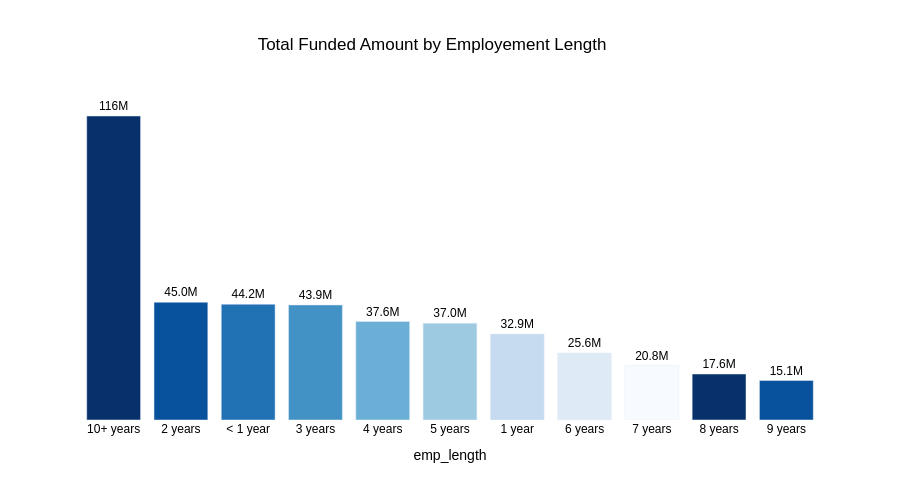

Write notebook code for a chart like this one.
### Markdown cell above
### 📊 Total Funded Amount by Employment Length

### Code cell
total_funded_amount_emp_length = data.groupby('emp_length')['loan_amount'].sum().reset_index().sort_values(by='loan_amount', ascending=False)


fig = px.bar(data_frame= total_funded_amount_emp_length, x='emp_length', y='loan_amount',text_auto='.3s',color='emp_length',
             title='Total Funded Amount by Employement Length',color_discrete_sequence=px.colors.sequential.Blues_r,height=500)
fig.update_xaxes(showgrid = False)
fig.update_yaxes(showgrid = False,showticklabels=False,title_text=None)
fig.update_layout(
    title_x = 0.48,
    paper_bgcolor = 'white',
    plot_bgcolor = 'white',
    font = dict(family = 'arial', color = 'black'),
    showlegend = False
     
    
)
fig.update_traces(
    textposition = 'outside'
)
fig.show()

### Figure 1 — Plotly figure (JSON) as saved in the notebook; plotly's stock layout.template omitted (floating-point values rounded to 4 significant figures)
{"data": [{"hovertemplate": "emp_length=%{x}<br>loan_amount=%{y}<extra></extra>", "legendgroup": "10+ years", "marker": {"color": "rgb(8,48,107)", "pattern": {"shape": ""}}, "name": "10+ years", "orientation": "v", "showlegend": true, "textposition": "outside", "texttemplate": "%{y:.3s}", "type": "bar", "x": ["10+ years"], "xaxis": "x", "y": [116115950], "yaxis": "y"}, {"hovertemplate": "emp_length=%{x}<br>loan_amount=%{y}<extra></extra>", "legendgroup": "2 years", "marker": {"color": "rgb(8,81,156)", "pattern": {"shape": ""}}, "name": "2 years", "orientation": "v", "showlegend": true, "textposition": "outside", "texttemplate": "%{y:.3s}", "type": "bar", "x": ["2 years"], "xaxis": "x", "y": [44967975], "yaxis": "y"}, {"hovertemplate": "emp_length=%{x}<br>loan_amount=%{y}<extra></extra>", "legendgroup": "< 1 year", "marker": {"color": "rgb(33,113,181)", "pattern": {"shape": ""}}, "name": "< 1 year", "orientation": "v", "showlegend": true, "textposition": "outside", "texttemplate": "%{y:.3s}", "type": "bar", "x": ["< 1 year"], "xaxis": "x", "y": [44210625], "yaxis": "y"}, {"hovertemplate": "emp_length=%{x}<br>loan_amount=%{y}<extra></extra>", "legendgroup": "3 years", "marker": {"color": "rgb(66,146,198)", "pattern": {"shape": ""}}, "name": "3 years", "orientation": "v", "showlegend": true, "textposition": "outside", "texttemplate": "%{y:.3s}", "type": "bar", "x": ["3 years"], "xaxis": "x", "y": [43937850], "yaxis": "y"}, {"hovertemplate": "emp_length=%{x}<br>loan_amount=%{y}<extra></extra>", "legendgroup": "4 years", "marker": {"color": "rgb(107,174,214)", "pattern": {"shape": ""}}, "name": "4 years", "orientation": "v", "showlegend": true, "textposition": "outside", "texttemplate": "%{y:.3s}", "type": "bar", "x": ["4 years"], "xaxis": "x", "y": [37600375], "yaxis": "y"}, {"hovertemplate": "emp_length=%{x}<br>loan_amount=%{y}<extra></extra>", "legendgroup": "5 years", "marker": {"color": "rgb(158,202,225)", "pattern": {"shape": ""}}, "name": "5 years", "orientation": "v", "showlegend": true, "textposition": "outside", "texttemplate": "%{y:.3s}", "type": "bar", "x": ["5 years"], "xaxis": "x", "y": [36973625], "yaxis": "y"}, {"hovertemplate": "emp_length=%{x}<br>loan_amount=%{y}<extra></extra>", "legendgroup": "1 year", "marker": {"color": "rgb(198,219,239)", "pattern": {"shape": ""}}, "name": "1 year", "orientation": "v", "showlegend": true, "textposition": "outside", "texttemplate": "%{y:.3s}", "type": "bar", "x": ["1 year"], "xaxis": "x", "y": [32883125], "yaxis": "y"}, {"hovertemplate": "emp_length=%{x}<br>loan_amount=%{y}<extra></extra>", "legendgroup": "6 years", "marker": {"color": "rgb(222,235,247)", "pattern": {"shape": ""}}, "name": "6 years", "orientation": "v", "showlegend": true, "textposition": "outside", "texttemplate": "%{y:.3s}", "type": "bar", "x": ["6 years"], "xaxis": "x", "y": [25612650], "yaxis": "y"}, {"hovertemplate": "emp_length=%{x}<br>loan_amount=%{y}<extra></extra>", "legendgroup": "7 years", "marker": {"color": "rgb(247,251,255)", "pattern": {"shape": ""}}, "name": "7 years", "orientation": "v", "showlegend": true, "textposition": "outside", "texttemplate": "%{y:.3s}", "type": "bar", "x": ["7 years"], "xaxis": "x", "y": [20811725], "yaxis": "y"}, {"hovertemplate": "emp_length=%{x}<br>loan_amount=%{y}<extra></extra>", "legendgroup": "8 years", "marker": {"color": "rgb(8,48,107)", "pattern": {"shape": ""}}, "name": "8 years", "orientation": "v", "showlegend": true, "textposition": "outside", "texttemplate": "%{y:.3s}", "type": "bar", "x": ["8 years"], "xaxis": "x", "y": [17558950], "yaxis": "y"}, {"hovertemplate": "emp_length=%{x}<br>loan_amount=%{y}<extra></extra>", "legendgroup": "9 years", "marker": {"color": "rgb(8,81,156)", "pattern": {"shape": ""}}, "name": "9 years", "orientation": "v", "showlegend": true, "textposition": "outside", "texttemplate": "%{y:.3s}", "type": "bar", "x": ["9 years"], "xaxis": "x", "y": [15084225], "yaxis": "y"}], "layout": {"barmode": "relative", "font": {"color": "black", "family": "arial"}, "height": 500, "legend": {"title": {"text": "emp_length"}, "tracegroupgap": 0}, "paper_bgcolor": "white", "plot_bgcolor": "white", "showlegend": false, "title": {"text": "Total Funded Amount by Employement Length", "x": 0.48}, "xaxis": {"anchor": "y", "categoryarray": ["10+ years", "2 years", "< 1 year", "3 years", "4 years", "5 years", "1 year", "6 years", "7 years", "8 years", "9 years"], "categoryorder": "array", "domain": [0, 1], "showgrid": false, "title": {"text": "emp_length"}}, "yaxis": {"anchor": "x", "domain": [0, 1], "showgrid": false, "showticklabels": false, "title": {}}}}
